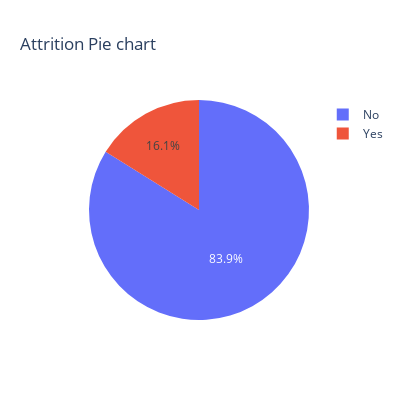

The notebook cell saved with this chart:
### Code cell
attrition_counts = df[target_column_name].value_counts().reset_index()
attrition_counts.columns = [target_column_name, 'Count']

fig = px.pie(attrition_counts, values='Count', names=target_column_name, 
             title='Attrition Pie chart', width=400, height=400)
fig.show()

### Figure 1 — Plotly figure (JSON) as saved in the notebook; plotly's stock layout.template omitted (floating-point values rounded to 4 significant figures)
{"data": [{"domain": {"x": [0, 1], "y": [0, 1]}, "hovertemplate": "Attrition=%{label}<br>Count=%{value}<extra></extra>", "labels": ["No", "Yes"], "legendgroup": "", "name": "", "showlegend": true, "type": "pie", "values": [1233, 237]}], "layout": {"height": 400, "legend": {"tracegroupgap": 0}, "title": {"text": "Attrition Pie chart"}, "width": 400}}
